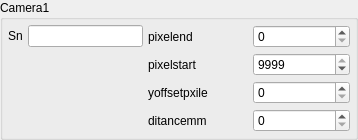
               <widget class="QGroupBox" name="groupBox_camera_1">
                <property name="minimumSize">
                 <size>
                  <width>358</width>
                  <height>0</height>
                 </size>
                </property>
                <property name="maximumSize">
                 <size>
                  <width>16777215</width>
                  <height>16777215</height>
                 </size>
                </property>
                <property name="title">
                 <string>Camera1</string>
                </property>
                <layout class="QHBoxLayout" name="horizontalLayout_7" stretch="2,3">
                 <property name="spacing">
                  <number>5</number>
                 </property>
                 <property name="leftMargin">
                  <number>5</number>
                 </property>
                 <property name="topMargin">
                  <number>5</number>
                 </property>
                 <property name="rightMargin">
                  <number>5</number>
                 </property>
                 <property name="bottomMargin">
                  <number>5</number>
                 </property>
                 <item>
                  <layout class="QVBoxLayout" name="verticalLayout_22">
                   <item>
                    <layout class="QHBoxLayout" name="horizontalLayout_cam1">
                     <item>
                      <widget class="QLabel" name="label_Camera_1">
                       <property name="text">
                        <string>Sn</string>
                       </property>
                      </widget>
                     </item>
                     <item>
                      <widget class="QLineEdit" name="lineEdit_Camera_1">
                       <property name="text">
                        <string/>
                       </property>
                      </widget>
                     </item>
                    </layout>
                   </item>
                   <item>
                    <spacer name="verticalSpacer_cam_1">
                     <property name="orientation">
                      <enum>Qt::Vertical</enum>
                     </property>
                     <property name="sizeHint" stdset="0">
                      <size>
                       <width>20</width>
                       <height>40</height>
                      </size>
                     </property>
                    </spacer>
                   </item>
                  </layout>
                 </item>
                 <item>
                  <layout class="QVBoxLayout" name="verticalLayout_10">
                   <item>
                    <layout class="QHBoxLayout" name="horizontalLayout_pixelend_1">
                     <item>
                      <widget class="QLabel" name="label_pixelend_1">
                       <property name="minimumSize">
                        <size>
                         <width>100</width>
                         <height>0</height>
                        </size>
                       </property>
                       <property name="text">
                        <string>pixelend</string>
                       </property>
                      </widget>
                     </item>
                     <item>
                      <widget class="QSpinBox" name="spinBox_pixelend_1">
                       <property name="minimumSize">
                        <size>
                         <width>70</width>
                         <height>0</height>
                        </size>
                       </property>
                       <property name="maximumSize">
                        <size>
                         <width>100</width>
                         <height>16777215</height>
                        </size>
                       </property>
                       <property name="maximum">
                        <number>9999</number>
                       </property>
                      </widget>
                     </item>
                    </layout>
                   </item>
                   <item>
                    <layout class="QHBoxLayout" name="horizontalLayout_pixelstart_1">
                     <item>
                      <widget class="QLabel" name="label_pixelstart_1">
                       <property name="minimumSize">
                        <size>
                         <width>100</width>
                         <height>0</height>
                        </size>
                       </property>
                       <property name="text">
                        <string>pixelstart</string>
                       </property>
                      </widget>
                     </item>
                     <item>
                      <widget class="QSpinBox" name="spinBox_pixelstart_1">
                       <property name="minimumSize">
                        <size>
                         <width>70</width>
                         <height>0</height>
                        </size>
                       </property>
                       <property name="maximumSize">
                        <size>
                         <width>100</width>
                         <height>16777215</height>
                        </size>
                       </property>
                       <property name="maximum">
                        <number>9999</number>
                       </property>
                       <property name="value">
                        <number>9999</number>
                       </property>
                      </widget>
                     </item>
                    </layout>
                   </item>
                   <item>
                    <layout class="QHBoxLayout" name="horizontalLayout_yoffsetpxile_1">
                     <item>
                      <widget class="QLabel" name="label_yoffsetpxile_1">
                       <property name="minimumSize">
                        <size>
                         <width>100</width>
                         <height>0</height>
                        </size>
                       </property>
                       <property name="text">
                        <string>yoffsetpxile</string>
                       </property>
                      </widget>
                     </item>
                     <item>
                      <widget class="QSpinBox" name="spinBox_yoffsetpxile_1">
                       <property name="minimumSize">
                        <size>
                         <width>70</width>
                         <height>0</height>
                        </size>
                       </property>
                       <property name="maximumSize">
                        <size>
                         <width>100</width>
                         <height>16777215</height>
                        </size>
                       </property>
                       <property name="maximum">
                        <number>9999</number>
                       </property>
                      </widget>
                     </item>
                    </layout>
                   </item>
                   <item>
                    <layout class="QHBoxLayout" name="horizontalLayout_ditancemm_1">
                     <item>
                      <widget class="QLabel" name="label_ditancemm_1">
                       <property name="minimumSize">
                        <size>
                         <width>100</width>
                         <height>0</height>
                        </size>
                       </property>
                       <property name="text">
                        <string>ditancemm</string>
                       </property>
                      </widget>
                     </item>
                     <item>
                      <widget class="QSpinBox" name="spinBox_ditancemm_1">
                       <property name="minimumSize">
                        <size>
                         <width>70</width>
                         <height>0</height>
                        </size>
                       </property>
                       <property name="maximumSize">
                        <size>
                         <width>100</width>
                         <height>16777215</height>
                        </size>
                       </property>
                       <property name="maximum">
                        <number>9999</number>
                       </property>
                      </widget>
                     </item>
                    </layout>
                   </item>
                  </layout>
                 </item>
                </layout>
               </widget>
